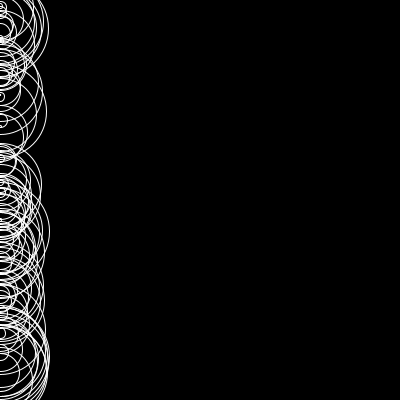
Frame 1 (no input)
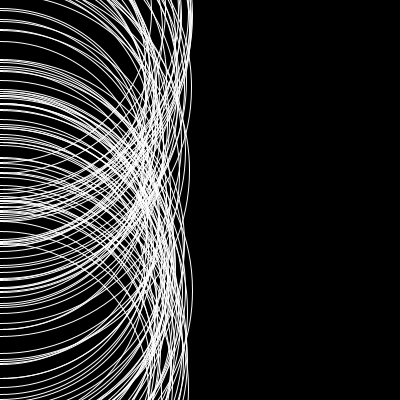
Frame 60 (the mouse pressed at the canvas centre just before this capture)
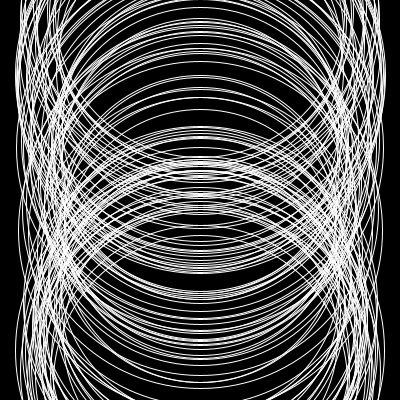
Frame 120 (the mouse held since frame 60 and released just before this capture)

The Processing sketch that drew these frames (run headless with seeded random() and noise(); from frame 60 on, the mouse is pressed at the canvas centre):

// Processing sketch: processing_50214
// ── processing_50214.pde

float[] xCoord = new float[100]; 
float[] yCoord = new float[100];
float x,y;
float c,d;


void setup() { 
  size(400, 400); 
  for (int i = 0; i < 100; i++) { 
    xCoord[i] = random(width); 
    yCoord[i] = random(height);
    float x=0;
    float y=0;
    float c=0;
    float d=10;
    smooth();
  }
}
void draw() { 
  background(0); 
  stroke(255); 

  for (int i = 0; i < 100; i++) { 
    fill(c,c,c,d);
  ellipse(mouseX, yCoord[i], x,y);
  
  x = x + 1;
  y =y + 1;

   
  
    yCoord[i]++;
    if(x > height)x= 0 ;
    if(y > height)y= 0 ;
    if(yCoord[i]>height)yCoord[i]=0;

  }
}
